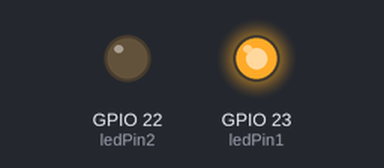
Bench run of a sketch on a simulated ESP32. On the bench: output pins drawn as LEDs (lit = HIGH).

Above: at 0.5 s.
At 2.5 s:
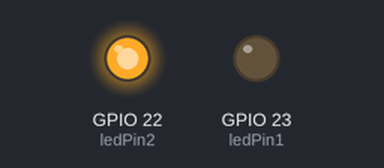
At 3.5 s:
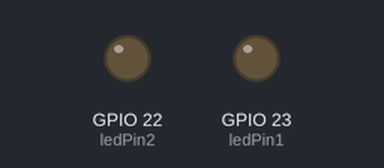
Timing chart, 0 to 5.2 s (numbered marks = the images above):
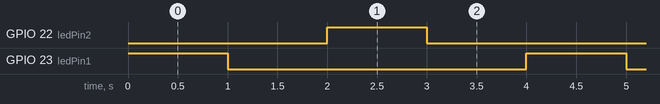

Measured:
- by itself, GPIO 22 (ledPin2), GPIO 23 (ledPin1): alternates HIGH for 1.0 s and LOW for 3.0 s
- by itself, everything shown: repeats every 4.0 s, in 4 steps

The sketch:

test.ino
```cpp
/* Blink */
// ledPin refers to ESP32 GPIO 23
const int ledPin1 = 23;
const int ledPin2 = 22;
// the setup function runs once when you press reset or power the board
void setup() {
// initialize digital pin ledPin as an output.
pinMode(ledPin1, OUTPUT);
pinMode(ledPin2, OUTPUT);
}
// the loop function runs over and over again forever
void loop() {
digitalWrite(ledPin1, HIGH); // turn the LED on (HIGH is the voltage level)
delay(1000); // wait for a second
digitalWrite(ledPin1, LOW); // turn the LED off by making the voltage LOW
delay(1000); // wait for a second
digitalWrite(ledPin2, HIGH); // turn the LED on (HIGH is the voltage level)
delay(1000); // wait for a second
digitalWrite(ledPin2, LOW); // turn the LED off by making the voltage LOW
delay(1000); // wait for a second
}
```
